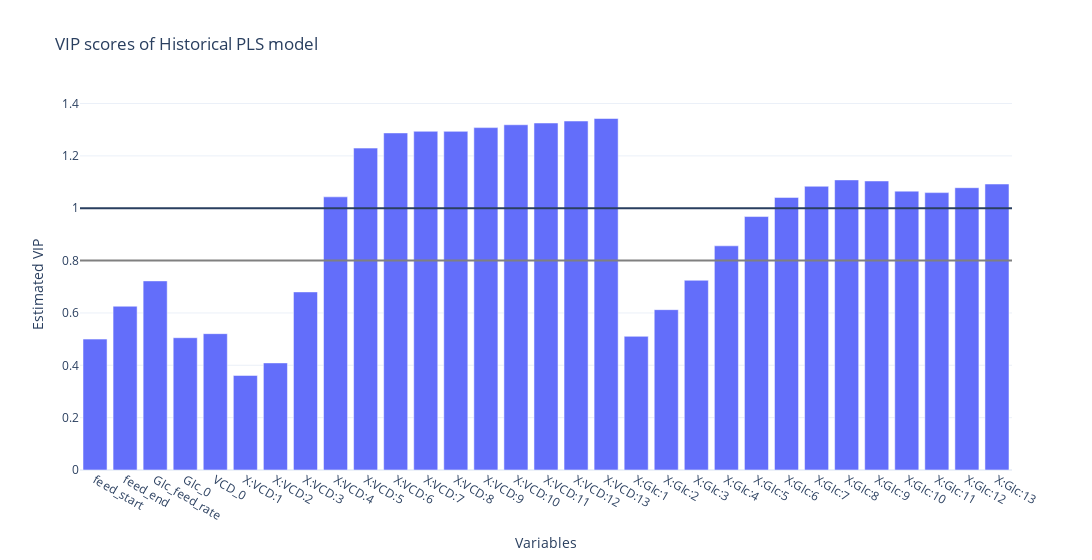

The notebook cell saved with this chart:
### Markdown cell above
### Train

* Remove titer (and also lactate)
* Remove exceeding days
* Eliminate invariant columns
* Remove linearly dependent columns
* Add process parameters at the beginning
* Create a PLS model from the initial design to the final titer

### Code cell
pipe = fit_hist_pls_model(
    X=ZX_preproc,
    y=tar,
    latent_variables=LATENT_VARIABLES_HIST,
)

plot_hist_pls_model_coef(ZX_preproc, pls_pipeline=pipe)

### Figure 1 — Plotly figure (JSON) as saved in the notebook; plotly's stock layout.template omitted (floating-point values rounded to 4 significant figures)
{"data": [{"alignmentgroup": "True", "hovertemplate": "Variables=%{x}<br>Estimated VIP=%{y}<extra></extra>", "legendgroup": "", "marker": {"color": "#636efa", "pattern": {"shape": ""}}, "name": "", "offsetgroup": "", "orientation": "v", "showlegend": false, "textposition": "auto", "type": "bar", "x": ["feed_start", "feed_end", "Glc_feed_rate", "Glc_0", "VCD_0", "X:VCD:1", "X:VCD:2", "X:VCD:3", "X:VCD:4", "X:VCD:5", "X:VCD:6", "X:VCD:7", "X:VCD:8", "X:VCD:9", "X:VCD:10", "X:VCD:11", "X:VCD:12", "X:VCD:13", "X:Glc:1", "X:Glc:2", "X:Glc:3", "X:Glc:4", "X:Glc:5", "X:Glc:6", "X:Glc:7", "X:Glc:8", "X:Glc:9", "X:Glc:10", "X:Glc:11", "X:Glc:12", "X:Glc:13"], "xaxis": "x", "y": [0.5, 0.6257, 0.7224, 0.5053, 0.5209, 0.3612, 0.4092, 0.6803, 1.044, 1.23, 1.288, 1.294, 1.294, 1.308, 1.319, 1.326, 1.333, 1.343, 0.5106, 0.6125, 0.7248, 0.8564, 0.9682, 1.041, 1.084, 1.108, 1.104, 1.065, 1.06, 1.078, 1.092], "yaxis": "y"}], "layout": {"barmode": "relative", "legend": {"tracegroupgap": 0}, "shapes": [{"type": "line", "x0": 0, "x1": 1, "xref": "x domain", "y0": 1, "y1": 1, "yref": "y"}, {"line": {"color": "gray"}, "type": "line", "x0": 0, "x1": 1, "xref": "x domain", "y0": 0.8, "y1": 0.8, "yref": "y"}], "title": {"text": "VIP scores of Historical PLS model"}, "width": 1600, "xaxis": {"anchor": "y", "domain": [0, 1], "title": {"text": "Variables"}}, "yaxis": {"anchor": "x", "domain": [0, 1], "title": {"text": "Estimated VIP"}}}}
